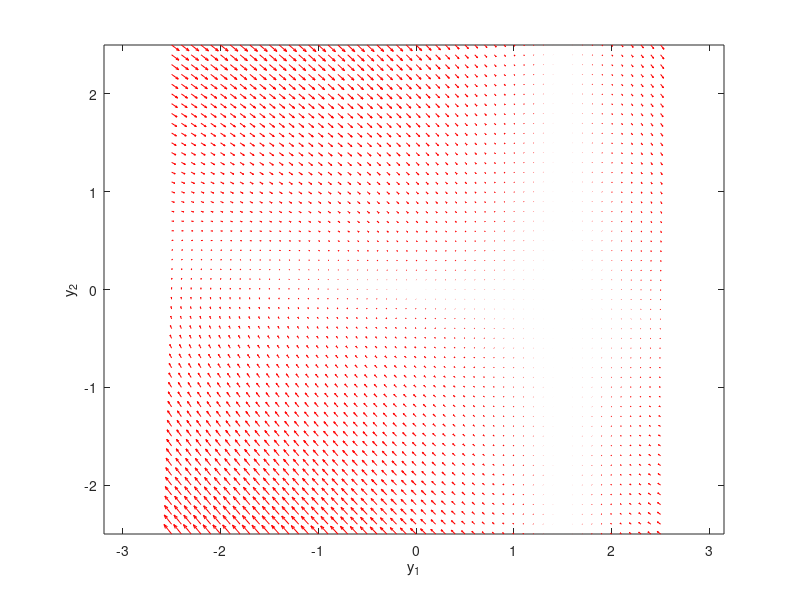

This figure's MATLAB source:
% Modified from:
% http://matlab.cheme.cmu.edu/2011/08/09/phase-portraits-of-a-system-of-odes/

clear all; close all; clc;

tau     = 1.0;
alpha_v = 1.0;
beta_v  = 1.0/4.0;
g       = 0.0;
k       = 0.3;
o       = 1.5;

% DMP:
% Trial Model 1:
% f = @(t,Y) [(Y(2)/tau)*(1-exp(-k*(Y(1)-o)^2));...
%             ((alpha_v/tau)*((beta_v*(g-Y(1)))-Y(2)))*(1-exp(-k*(Y(1)-o)^2))];
% Trial Model 2:
% f = @(t,Y) [(Y(2)/tau)*(1-(1-(Y(1)-o)^2)*exp(-k*(Y(1)-o)^2));...
%             ((alpha_v/tau)*((beta_v*(g-Y(1)))-Y(2)))*(1-(1-(Y(1)-o)^2)*exp(-k*(Y(1)-o)^2))];
f = @(t,Y) [(Y(2)/tau)*(1-(exp(-k*(Y(1)-o)^2))^2);...
            ((alpha_v/tau)*((beta_v*(g-Y(1)))-Y(2)))*(1-(exp(-k*(Y(1)-o)^2))^2)];
% ORIGINAL EXAMPLE:
% f = @(t,Y) [Y(2); -sin(Y(1))];
% EXAMPLES FROM AME552 CLASS (SPRING 2016), LECTURE 2:
% f = @(t,Y) [-Y(1); 1-(Y(1))^2-(Y(2))^2];
% f = @(t,Y) [Y(2)-Y(1); 2*(Y(2))-(Y(1))^2];
% f = @(t,Y) [16*Y(1)^2 + 16*Y(2)^2 - 25.0; 16*Y(1)^2 - 16*Y(2)^2];
y1 = linspace(-2.5,2.5,51);
y2 = linspace(-2.5,2.5,51);

% creates two matrices one for all the x-values on the grid, and one for
% all the y-values on the grid. Note that x and y are matrices of the same
% size and shape, in this case 20 rows and 20 columns
[x,y] = meshgrid(y1,y2);
size(x)
size(y)

u = zeros(size(x));
v = zeros(size(x));

% we can use a single loop over each element to compute the derivatives at
% each point (y1, y2)
t=0; % we want the derivatives at each point at t=0, i.e. the starting time
for i = 1:numel(x)
    Yprime = f(t,[x(i); y(i)]);
    u(i) = Yprime(1);
    v(i) = Yprime(2);
end

quiver(x,y,u,v,'r'); figure(gcf)
xlabel('y_1')
ylabel('y_2')
axis tight equal;

% hold on
% for y20 = [0 0.5 1 1.5 2 2.5]
%     [ts,ys] = ode45(f,[0,50],[0;y20]);
%     plot(ys(:,1),ys(:,2))
%     plot(ys(1,1),ys(1,2),'bo') % starting point
%     plot(ys(end,1),ys(end,2),'ks') % ending point
% end
% hold off

'done'


% categories: ODEs
% tags: math
% post_id = 799; %delete this line to force new post;
